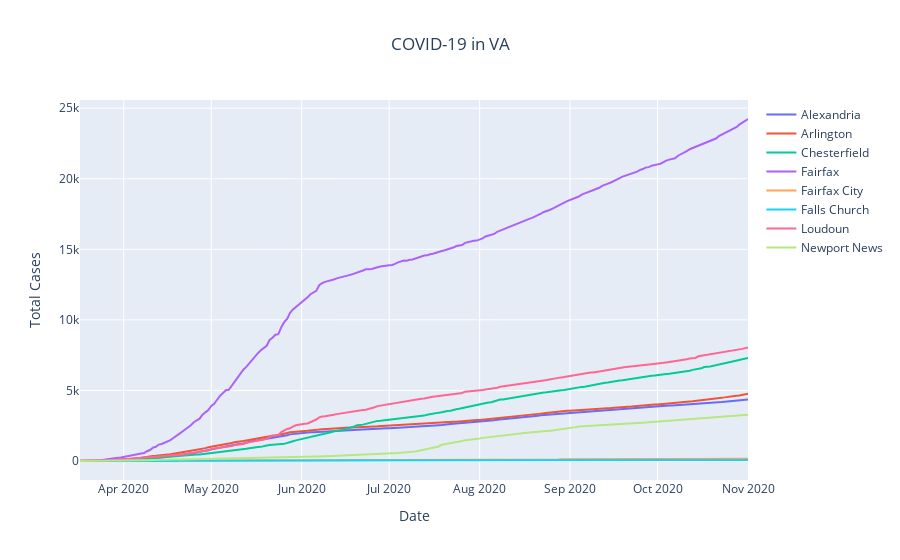

Notebook cell for this chart:
### Code cell
locality_line(['Alexandria', 'Arlington', 'Chesterfield', 'Fairfax', 'Fairfax City', 'Falls Church', 'Loudoun', 'Newport News'])

### Figure 1 — Plotly figure (JSON) as saved in the notebook; plotly's stock layout.template omitted (floating-point values rounded to 4 significant figures; data arrays with more than 128 entries replaced by an {"elided": "..."} marker saying what was removed)
{"data": [{"name": "Alexandria", "type": "scatter", "x": {"elided": "230 str values"}, "y": {"elided": "230 int values"}}, {"name": "Arlington", "type": "scatter", "x": {"elided": "230 str values"}, "y": {"elided": "230 int values"}}, {"name": "Chesterfield", "type": "scatter", "x": {"elided": "230 str values"}, "y": {"elided": "230 int values"}}, {"name": "Fairfax", "type": "scatter", "x": {"elided": "230 str values"}, "y": {"elided": "230 int values"}}, {"name": "Fairfax City", "type": "scatter", "x": {"elided": "230 str values"}, "y": {"elided": "230 int values"}}, {"name": "Falls Church", "type": "scatter", "x": {"elided": "230 str values"}, "y": {"elided": "230 int values"}}, {"name": "Loudoun", "type": "scatter", "x": {"elided": "230 str values"}, "y": {"elided": "230 int values"}}, {"name": "Newport News", "type": "scatter", "x": {"elided": "230 str values"}, "y": {"elided": "230 int values"}}], "layout": {"title": {"text": "COVID-19 in VA", "x": 0.5}, "xaxis": {"title": {"text": "Date"}}, "yaxis": {"title": {"text": "Total Cases"}}}}
